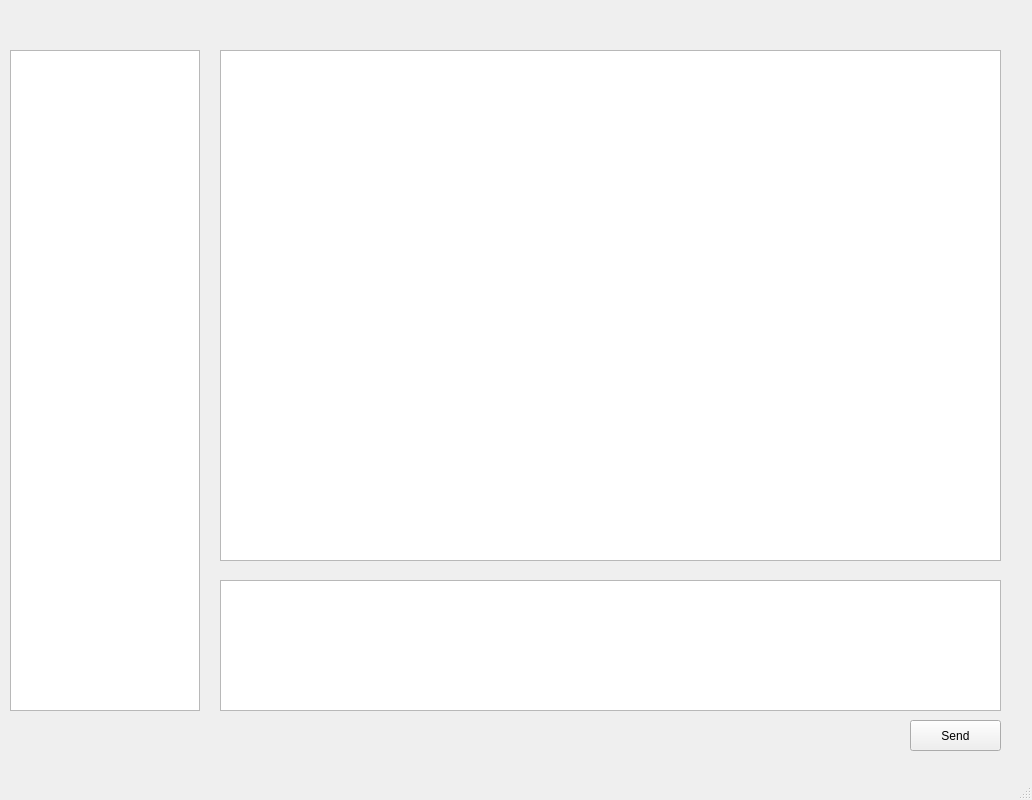
<?xml version="1.0" encoding="UTF-8"?>
<ui version="4.0">
 <class>MainWindow</class>
 <widget class="QMainWindow" name="MainWindow">
  <property name="geometry">
   <rect>
    <x>0</x>
    <y>0</y>
    <width>1032</width>
    <height>800</height>
   </rect>
  </property>
  <property name="maximumSize">
   <size>
    <width>1032</width>
    <height>800</height>
   </size>
  </property>
  <property name="contextMenuPolicy">
   <enum>Qt::ActionsContextMenu</enum>
  </property>
  <property name="windowTitle">
   <string>MainWindow</string>
  </property>
  <widget class="QWidget" name="centralwidget">
   <widget class="QListWidget" name="listWidget">
    <property name="geometry">
     <rect>
      <x>10</x>
      <y>50</y>
      <width>190</width>
      <height>661</height>
     </rect>
    </property>
    <property name="font">
     <font>
      <pointsize>16</pointsize>
     </font>
    </property>
   </widget>
   <widget class="QLabel" name="Nickname">
    <property name="geometry">
     <rect>
      <x>20</x>
      <y>10</y>
      <width>171</width>
      <height>21</height>
     </rect>
    </property>
    <property name="text">
     <string/>
    </property>
   </widget>
   <widget class="QTextBrowser" name="Chat">
    <property name="geometry">
     <rect>
      <x>220</x>
      <y>50</y>
      <width>781</width>
      <height>511</height>
     </rect>
    </property>
   </widget>
   <widget class="QPlainTextEdit" name="Input">
    <property name="geometry">
     <rect>
      <x>220</x>
      <y>580</y>
      <width>781</width>
      <height>131</height>
     </rect>
    </property>
   </widget>
   <widget class="QPushButton" name="Send">
    <property name="geometry">
     <rect>
      <x>910</x>
      <y>720</y>
      <width>91</width>
      <height>31</height>
     </rect>
    </property>
    <property name="text">
     <string>Send</string>
    </property>
   </widget>
  </widget>
  <widget class="QMenuBar" name="menubar">
   <property name="geometry">
    <rect>
     <x>0</x>
     <y>0</y>
     <width>1032</width>
     <height>28</height>
    </rect>
   </property>
  </widget>
  <widget class="QStatusBar" name="statusbar"/>
 </widget>
 <resources/>
 <connections/>
</ui>
